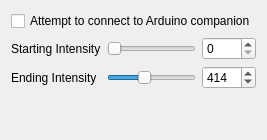
     <widget class="QWidget" name="arduinoTab">
      <attribute name="title">
       <string>Aduino Companion</string>
      </attribute>
      <layout class="QGridLayout" name="gridLayout_3">
       <item row="2" column="0">
        <widget class="QLabel" name="endingIntensityLabel">
         <property name="text">
          <string>Ending Intensity</string>
         </property>
        </widget>
       </item>
       <item row="3" column="1">
        <spacer name="verticalSpacer">
         <property name="orientation">
          <enum>Qt::Vertical</enum>
         </property>
         <property name="sizeHint" stdset="0">
          <size>
           <width>20</width>
           <height>40</height>
          </size>
         </property>
        </spacer>
       </item>
       <item row="2" column="2">
        <widget class="QSpinBox" name="endingIntensitySpinBox">
         <property name="minimum">
          <number>1</number>
         </property>
         <property name="maximum">
          <number>1023</number>
         </property>
         <property name="value">
          <number>414</number>
         </property>
        </widget>
       </item>
       <item row="1" column="2">
        <widget class="QSpinBox" name="startingIntensitySpinBox">
         <property name="maximum">
          <number>1022</number>
         </property>
        </widget>
       </item>
       <item row="1" column="1">
        <widget class="QSlider" name="startingIntensitySlider">
         <property name="maximum">
          <number>1022</number>
         </property>
         <property name="orientation">
          <enum>Qt::Horizontal</enum>
         </property>
        </widget>
       </item>
       <item row="2" column="1">
        <widget class="QSlider" name="endingIntensitySlider">
         <property name="minimum">
          <number>1</number>
         </property>
         <property name="maximum">
          <number>1023</number>
         </property>
         <property name="value">
          <number>414</number>
         </property>
         <property name="orientation">
          <enum>Qt::Horizontal</enum>
         </property>
        </widget>
       </item>
       <item row="1" column="0">
        <widget class="QLabel" name="startingIntensityLabel">
         <property name="text">
          <string>Starting Intensity</string>
         </property>
        </widget>
       </item>
       <item row="0" column="0" colspan="3">
        <widget class="QCheckBox" name="connectToArduinoCheckBox">
         <property name="toolTip">
          <string>Search serial/USB ports for the Arduino companion, which can control Hitachi magic wands, inflatable butt plugs and more...</string>
         </property>
         <property name="text">
          <string>Attempt to connect to Arduino companion</string>
         </property>
        </widget>
       </item>
      </layout>
     </widget>
